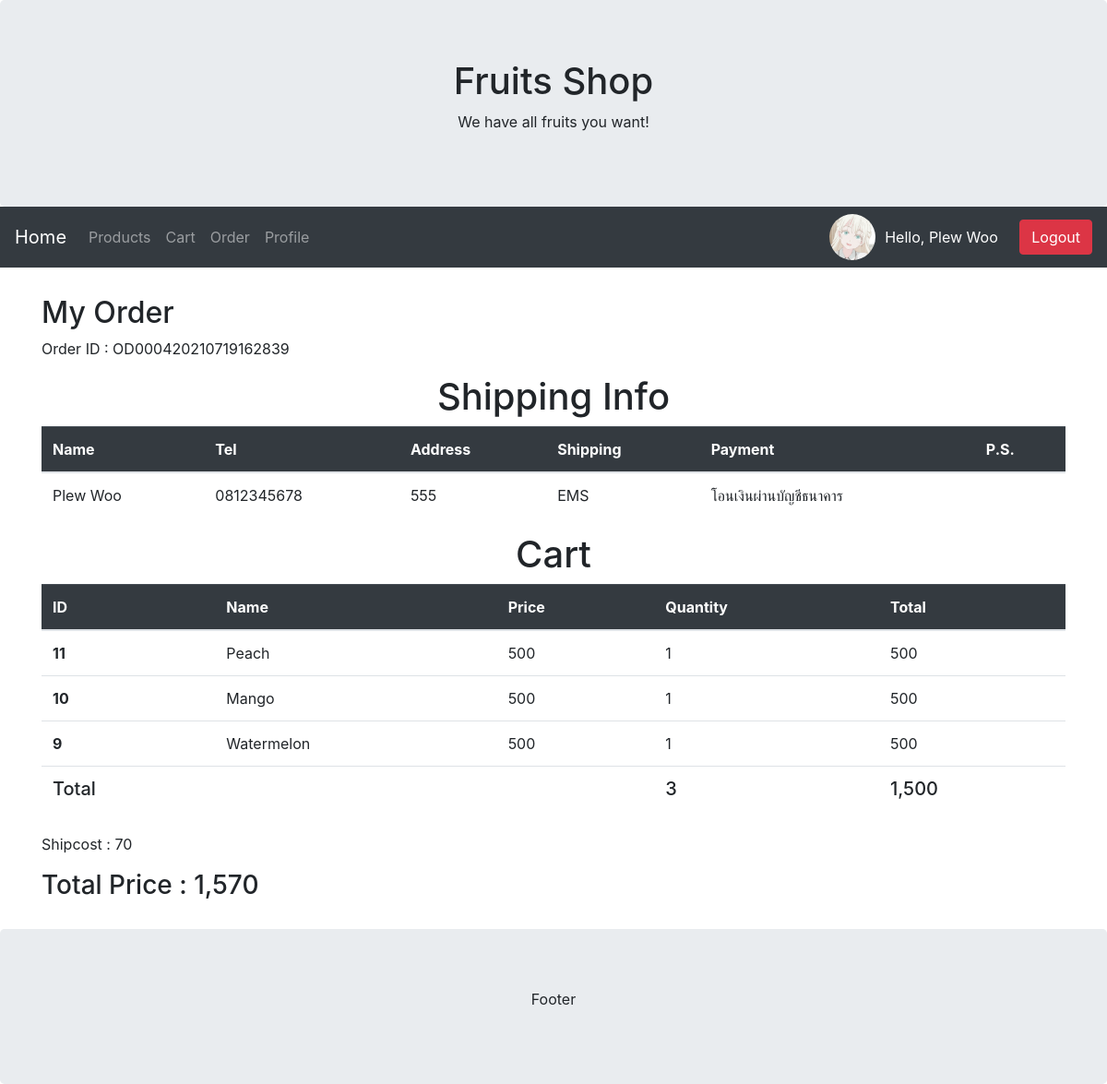
The page /myorder/OD000420210719162839/ (signed in) on the database its author committed.
### myapp/models.py (models this page shows, shortened)
class Profile (models.Model):
    user = models.OneToOneField(User, on_delete=models.CASCADE)
    photo = models.ImageField(upload_to="profilePic",
                              null=True, blank=True, default="default.jpg")
    userType = models.CharField(max_length=100, default="member")
    cartQty = models.IntegerField(default=0)

class OrderPending(models.Model):
    orderId = models.CharField(max_length=100)
    user = models.ForeignKey(User, on_delete=CASCADE)
    name = models.CharField(max_length=100)
    tel = models.CharField(max_length=100)
    address = models.TextField()
    shipping = models.CharField(max_length=100)
    payment = models.CharField(max_length=100)
    ps = models.TextField(blank=True, null=True)
    stamp = models.DateTimeField(auto_now_add=True, blank=True, null=True)
    paid = models.BooleanField(default=False)
    slip = models.ImageField(upload_to="slip", null=True, blank=True)
    slipTime = models.CharField(max_length=100, blank=True, null=True)
    paymentId = models.CharField(max_length=100, blank=True, null=True)
    trackingNumber = models.CharField(max_length=100, blank=True, null=True)

class OrderList(models.Model):
    orderId = models.CharField(max_length=100)
    productId = models.CharField(max_length=100)
    productName = models.CharField(max_length=100)
    price = models.IntegerField()
    quantity = models.IntegerField()
    total = models.IntegerField()

### myapp/views.py (the view)
# urls.py: path('myorder/<str:orderId>/', MyOrder, name='myorder-page'),
def MyOrder(request, orderId):
    username = request.user.username
    user = User.objects.get(username=username)
    order = OrderPending.objects.get(orderId=orderId)
    if user != order.user:
        return redirect('allproduct-page')
    orderList = OrderList.objects.filter(orderId=orderId)
    total = sum([c.total for c in orderList])
    order.total = total
    count = sum([c.quantity for c in orderList])
    if order.shipping == 'ems':
        shipcost = sum([50 if i == 0 else 10 for i in range(count)])
    else:
        shipcost = sum([30 if i == 0 else 10 for i in range(count)])
    if order.payment == 'cod':
        shipcost += 20
    order.shipcost = shipcost
    context = {
        'order': order,
        'orderList': orderList,
        'total': total,
        'count': count
    }
    return render(request, 'myapp/myorder.html', context)

### myapp/templates/myapp/myorder.html
{% extends 'myapp/base.html' %}
{% load humanize %}
{% block content %}
<h2>My Order</h2>
<p>Order ID : {{ order.orderId }}</p>
<center>
    <h1>Shipping Info</h1>
</center>
<table class="table">
    <thead class="table-dark">
        <tr>
            <th scope="col">Name</th>
            <th scope="col">Tel</th>
            <th scope="col">Address</th>
            <th scope="col">Shipping</th>
            <th scope="col">Payment</th>
            <th scope="col">P.S.</th>
        </tr>
    </thead>
    <tbody>
        <tr>
            <td>{{ order.name }}</td>
            <td>{{ order.tel }}</td>
            <td>{{ order.address }}</td>
            {% if order.shipping == 'ems' %}
            <td>EMS</td>
            {% else %}
            <td>ลงทะเบียน</td>
            {% endif %}
            {% if order.payment == 'tranfer' %}
            <td>โอนเงินผ่านบัญชีธนาคาร</td>
            {% else %}
            <td>เก็บเงินปลายทาง</td>
            {% endif %}
            <td>{{ order.ps }}</td>
        </tr>
    </tbody>
</table>
<center>
    <h1>Cart</h1>
</center>
<table class="table">
    <thead class="table-dark">
        <tr>
            <th scope="col">ID</th>
            <th scope="col">Name</th>
            <th scope="col">Price</th>
            <th scope="col">Quantity</th>
            <th scope="col">Total</th>
        </tr>
    </thead>
    <tbody>
        {% for product in orderList %}
        <tr>
            <th scope="row">{{ product.productId }}</th>
            <td>{{ product.productName }}</td>
            <td>{{ product.price | intcomma}}</td>
            <td>{{ product.quantity | intcomma}}</td>
            <td>{{ product.total | intcomma}}</td>
        </tr>
        {% endfor %}
        <tr>
            <td>
                <h5>Total</h5>
            </td>
            <td></td>
            <td></td>
            <td>
                <h5>{{ count }}</h5>
            </td>
            <td>
                <h5>{{ total | intcomma }}</h5>
            </td>
        </tr>
    </tbody>
</table>
<p>Shipcost : {{ order.shipcost }}</p>
<h3>Total Price : {{ total|add:order.shipcost | intcomma }}</h3>
{% endblock content %}

### myapp/templates/myapp/base.html (shortened to what this page needs)
<!DOCTYPE html>
<html lang="en">
<head>
    <link rel="stylesheet" href="https://maxcdn.bootstrapcdn.com/bootstrap/4.5.2/css/bootstrap.min.css">
    <link rel="stylesheet" href="https://cdnjs.cloudflare.com/ajax/libs/font-awesome/5.15.3/css/all.min.css">
</head>
<body>
    <div class="jumbotron text-center" style="margin-bottom:0">
        <h1>Fruits Shop</h1>
        <p>We have all fruits you want!</p>
    </div>
    <nav class="navbar navbar-expand-sm bg-dark navbar-dark">
        <a class="navbar-brand" href="{% url 'home-page' %}">Home</a>
        <div class="collapse navbar-collapse" id="collapsibleNavbar">
            <ul class="navbar-nav mr-auto">
                <li class="nav-item">
                    <a class="nav-link" href="{% url 'product-page' %}">Products</a>
                </li>
                {% if user.is_authenticated and user.profile.userType == 'member' %}
                <li class="nav-item">
                    <a class="nav-link" href="{% url 'cart-page' %}"> Cart
                    </a>
                </li>
                <li><a class="nav-link" href="{% url 'orderlist-page' %}">Order</a></li>
                {% endif %}
                {% if user.is_authenticated %}
                <li class="nav-item">
                    <a class="nav-link" href="{% url 'profile-page' %}">Profile</a>
                </li>
                {% endif %}
            </ul>
            {% if user.is_authenticated %}
            <img src="{{ user.profile.photo.url }}" width="50" height="50" class="rounded-circle">
            <p style="color: white; padding: 10px; margin: 0;">Hello, {{ user.first_name }} {{ user.last_name }}</p>
            <a class="btn btn-danger" href="{% url 'logout' %}">Logout</a>
            {% else %}
            <a class="btn btn-primary" href="{% url 'register-page' %}">Register</a>&nbsp&nbsp&nbsp
            <a class="btn btn-primary" href="{% url 'login' %}">Login</a>
            {% endif %}
        </div>
    </nav>
    <div class="container" style="margin-top:30px">
        {% block content %}
        {% endblock content %}
    </div>
    <div class="jumbotron text-center" style="margin: 30px 0 0">
        <p>Footer</p>
    </div>
</body>
</html>

### rows shown on the page
OrderPending: orderId "OD000420210719162839", name "Plew Woo", tel "0812345678", address "555", shipcost "70", shipcost "1,570"
OrderList: productId "11", productName "Peach", price "500", quantity "1", total "500"
OrderList: productId "10", productName "Mango", price "500", quantity "1", total "500"
OrderList: productId "9", productName "Watermelon", price "500", quantity "1", total "500"

### other values the page prints
{{ user.first_name }} "Plew"
{{ user.last_name }} "Woo"
{{ count }} "3"
{{ total | intcomma }} "1,500"
